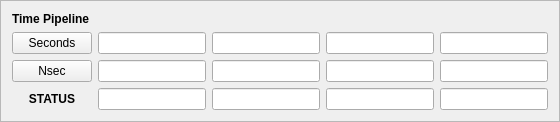
    <widget class="QFrame" name="frame_2">
     <property name="frameShape">
      <enum>QFrame::StyledPanel</enum>
     </property>
     <property name="frameShadow">
      <enum>QFrame::Raised</enum>
     </property>
     <layout class="QGridLayout" name="gridLayout_2">
      <item row="3" column="4">
       <widget class="PyDMLineEdit" name="PyDMLineEdit_63">
        <property name="font">
         <font>
          <pointsize>8</pointsize>
         </font>
        </property>
        <property name="toolTip">
         <string/>
        </property>
        <property name="alignment">
         <set>Qt::AlignCenter</set>
        </property>
        <property name="channel" stdset="0">
         <string>ca://TPR:${LOCA}:${IOC_UNIT}:${INST}:PATTD_NANOSECOND</string>
        </property>
       </widget>
      </item>
      <item row="2" column="3">
       <widget class="PyDMLineEdit" name="PyDMLineEdit_55">
        <property name="font">
         <font>
          <pointsize>8</pointsize>
         </font>
        </property>
        <property name="toolTip">
         <string/>
        </property>
        <property name="alignment">
         <set>Qt::AlignCenter</set>
        </property>
        <property name="channel" stdset="0">
         <string>ca://TPR:${LOCA}:${IOC_UNIT}:${INST}:PATTD1_SECOND</string>
        </property>
       </widget>
      </item>
      <item row="3" column="0">
       <widget class="PyDMRelatedDisplayButton" name="PyDMRelatedDisplayButton_9">
        <property name="toolTip">
         <string/>
        </property>
        <property name="text">
         <string>Nsec</string>
        </property>
       </widget>
      </item>
      <item row="3" column="1">
       <widget class="PyDMLineEdit" name="PyDMLineEdit_57">
        <property name="font">
         <font>
          <pointsize>8</pointsize>
         </font>
        </property>
        <property name="toolTip">
         <string/>
        </property>
        <property name="alignment">
         <set>Qt::AlignCenter</set>
        </property>
        <property name="channel" stdset="0">
         <string>ca://TPR:${LOCA}:${IOC_UNIT}:${INST}:PATTD3_NANOSECOND</string>
        </property>
       </widget>
      </item>
      <item row="2" column="1">
       <widget class="PyDMLineEdit" name="PyDMLineEdit_53">
        <property name="font">
         <font>
          <pointsize>8</pointsize>
         </font>
        </property>
        <property name="toolTip">
         <string/>
        </property>
        <property name="alignment">
         <set>Qt::AlignCenter</set>
        </property>
        <property name="channel" stdset="0">
         <string>ca://TPR:${LOCA}:${IOC_UNIT}:${INST}:PATTD3_SECOND</string>
        </property>
       </widget>
      </item>
      <item row="2" column="2">
       <widget class="PyDMLineEdit" name="PyDMLineEdit_54">
        <property name="font">
         <font>
          <pointsize>8</pointsize>
         </font>
        </property>
        <property name="toolTip">
         <string/>
        </property>
        <property name="alignment">
         <set>Qt::AlignCenter</set>
        </property>
        <property name="channel" stdset="0">
         <string>ca://TPR:${LOCA}:${IOC_UNIT}:${INST}:PATTD2_SECOND</string>
        </property>
       </widget>
      </item>
      <item row="4" column="0">
       <widget class="QLabel" name="label_13">
        <property name="font">
         <font>
          <weight>75</weight>
          <bold>true</bold>
         </font>
        </property>
        <property name="text">
         <string>STATUS</string>
        </property>
        <property name="alignment">
         <set>Qt::AlignCenter</set>
        </property>
       </widget>
      </item>
      <item row="4" column="1">
       <widget class="PyDMLineEdit" name="PyDMLineEdit_58">
        <property name="font">
         <font>
          <pointsize>8</pointsize>
         </font>
        </property>
        <property name="toolTip">
         <string/>
        </property>
        <property name="alignment">
         <set>Qt::AlignCenter</set>
        </property>
        <property name="channel" stdset="0">
         <string>ca://TPR:${LOCA}:${IOC_UNIT}:${INST}:PATTD3_STATUS</string>
        </property>
       </widget>
      </item>
      <item row="4" column="3">
       <widget class="PyDMLineEdit" name="PyDMLineEdit_62">
        <property name="font">
         <font>
          <pointsize>8</pointsize>
         </font>
        </property>
        <property name="toolTip">
         <string/>
        </property>
        <property name="alignment">
         <set>Qt::AlignCenter</set>
        </property>
        <property name="channel" stdset="0">
         <string>ca://TPR:${LOCA}:${IOC_UNIT}:${INST}:PATTD1_STATUS</string>
        </property>
       </widget>
      </item>
      <item row="2" column="4">
       <widget class="PyDMLineEdit" name="PyDMLineEdit_56">
        <property name="font">
         <font>
          <pointsize>8</pointsize>
         </font>
        </property>
        <property name="toolTip">
         <string/>
        </property>
        <property name="alignment">
         <set>Qt::AlignCenter</set>
        </property>
        <property name="channel" stdset="0">
         <string>ca://TPR:${LOCA}:${IOC_UNIT}:${INST}:PATTD_SECOND</string>
        </property>
       </widget>
      </item>
      <item row="2" column="0">
       <widget class="PyDMRelatedDisplayButton" name="PyDMRelatedDisplayButton_8">
        <property name="toolTip">
         <string/>
        </property>
        <property name="text">
         <string>Seconds</string>
        </property>
       </widget>
      </item>
      <item row="4" column="2">
       <widget class="PyDMLineEdit" name="PyDMLineEdit_60">
        <property name="font">
         <font>
          <pointsize>8</pointsize>
         </font>
        </property>
        <property name="toolTip">
         <string/>
        </property>
        <property name="alignment">
         <set>Qt::AlignCenter</set>
        </property>
        <property name="channel" stdset="0">
         <string>ca://TPR:${LOCA}:${IOC_UNIT}:${INST}:PATTD2_STATUS</string>
        </property>
       </widget>
      </item>
      <item row="4" column="4">
       <widget class="PyDMLineEdit" name="PyDMLineEdit_64">
        <property name="font">
         <font>
          <pointsize>8</pointsize>
         </font>
        </property>
        <property name="toolTip">
         <string/>
        </property>
        <property name="alignment">
         <set>Qt::AlignCenter</set>
        </property>
        <property name="channel" stdset="0">
         <string>ca://TPR:${LOCA}:${IOC_UNIT}:${INST}:PATTD_STATUS</string>
        </property>
       </widget>
      </item>
      <item row="3" column="3">
       <widget class="PyDMLineEdit" name="PyDMLineEdit_61">
        <property name="font">
         <font>
          <pointsize>8</pointsize>
         </font>
        </property>
        <property name="toolTip">
         <string/>
        </property>
        <property name="alignment">
         <set>Qt::AlignCenter</set>
        </property>
        <property name="channel" stdset="0">
         <string>ca://TPR:${LOCA}:${IOC_UNIT}:${INST}:PATTD1_NANOSECOND</string>
        </property>
       </widget>
      </item>
      <item row="3" column="2">
       <widget class="PyDMLineEdit" name="PyDMLineEdit_59">
        <property name="font">
         <font>
          <pointsize>8</pointsize>
         </font>
        </property>
        <property name="toolTip">
         <string/>
        </property>
        <property name="alignment">
         <set>Qt::AlignCenter</set>
        </property>
        <property name="channel" stdset="0">
         <string>ca://TPR:${LOCA}:${IOC_UNIT}:${INST}:PATTD2_NANOSECOND</string>
        </property>
       </widget>
      </item>
      <item row="1" column="0">
       <widget class="QLabel" name="label_12">
        <property name="font">
         <font>
          <weight>75</weight>
          <bold>true</bold>
         </font>
        </property>
        <property name="text">
         <string>Time Pipeline</string>
        </property>
       </widget>
      </item>
     </layout>
    </widget>
